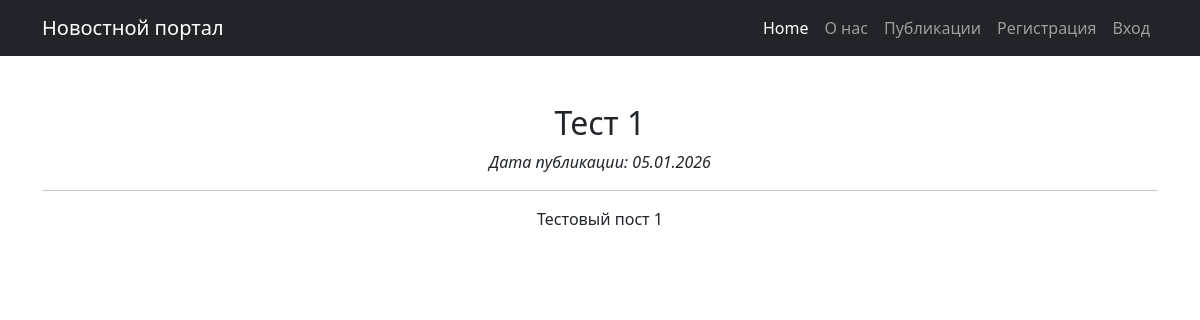
/7, run on the app's committed database.
### news/models.py (models this page shows, shortened)
class Post(models.Model):
    news = 'N'
    article = 'A'
    TYPES = [(news, 'Новость'), (article, 'Статья')]
    type = models.CharField(max_length=1, choices=TYPES, default=news)
    time_in = models.DateTimeField(auto_now_add=True)
    title = models.CharField(max_length=255)
    text = models.TextField()
    rating = models.IntegerField(default=0)
    author = models.ForeignKey('Author', on_delete=models.CASCADE, related_name='posts')
    categories = models.ManyToManyField('Category', through='PostCategory')

### news/views.py (the view)
# urls.py: path('<int:pk>', PostDetail.as_view(), name='post_detail'),
class PostDetail(DetailView):
    model = Post
    template_name = 'news/post.html'
    context_object_name = 'post'

### news/templatetags/custom_filters.py (called while the page is built)
@register.filter()
def censor(value):
    if not isinstance(value, str):
        return value
    text = value
    for word in BAD_WORDS:
        if word.lower() in text.lower():
            replacement = word[0] + '*' * (len(word) - 1)
            text = text.replace(word, replacement)
    return text

### news/templates/news/post.html (shortened to what this page needs)
{% extends 'default.html' %}
{% load custom_filters %}
{% load custom_tags %}
{% block content %}
    <h2>{{ post.title|censor }}</h2>
    <p><i>Дата публикации: {{ post.time_in|date:'d.m.Y' }}</i></p>
    <hr>
    <div>{{ post.text|censor }}</div>
{% endblock %}

### data on the page
Post: title|censor "Тест 1", time_in "05.01.2026", text|censor "Тестовый пост 1"
